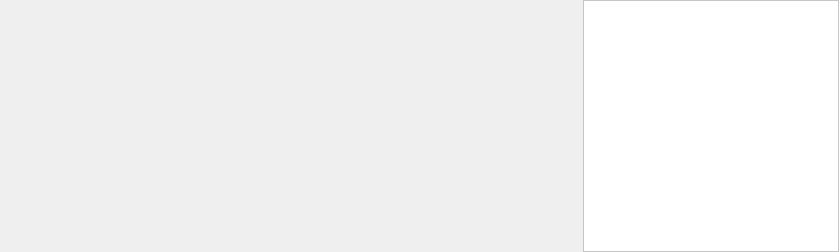
<?xml version="1.0" encoding="UTF-8"?>
<ui version="4.0">
 <class>VisualMapWidget</class>
 <widget class="QWidget" name="VisualMapWidget">
  <property name="geometry">
   <rect>
    <x>0</x>
    <y>0</y>
    <width>839</width>
    <height>252</height>
   </rect>
  </property>
  <property name="windowTitle">
   <string>Form</string>
  </property>
  <layout class="QHBoxLayout" name="horizontalLayout" stretch="1,0">
   <property name="spacing">
    <number>6</number>
   </property>
   <property name="leftMargin">
    <number>0</number>
   </property>
   <property name="topMargin">
    <number>0</number>
   </property>
   <property name="rightMargin">
    <number>0</number>
   </property>
   <property name="bottomMargin">
    <number>0</number>
   </property>
   <item>
    <widget class="BinaryMap" name="binaryMap" native="true"/>
   </item>
   <item>
    <widget class="QTableView" name="mapOptions">
     <property name="styleSheet">
      <string notr="true">background-color: white;
alternate-background-color: whitesmoke;</string>
     </property>
     <property name="editTriggers">
      <set>QAbstractItemView::AnyKeyPressed|QAbstractItemView::CurrentChanged|QAbstractItemView::EditKeyPressed|QAbstractItemView::SelectedClicked</set>
     </property>
     <property name="alternatingRowColors">
      <bool>true</bool>
     </property>
     <property name="selectionBehavior">
      <enum>QAbstractItemView::SelectRows</enum>
     </property>
     <attribute name="horizontalHeaderStretchLastSection">
      <bool>true</bool>
     </attribute>
     <attribute name="verticalHeaderStretchLastSection">
      <bool>false</bool>
     </attribute>
    </widget>
   </item>
  </layout>
 </widget>
 <customwidgets>
  <customwidget>
   <class>BinaryMap</class>
   <extends>QWidget</extends>
   <header>views/hexview/visualmapwidget/binarymap/binarymap.h</header>
   <container>1</container>
  </customwidget>
 </customwidgets>
 <resources/>
 <connections/>
</ui>
